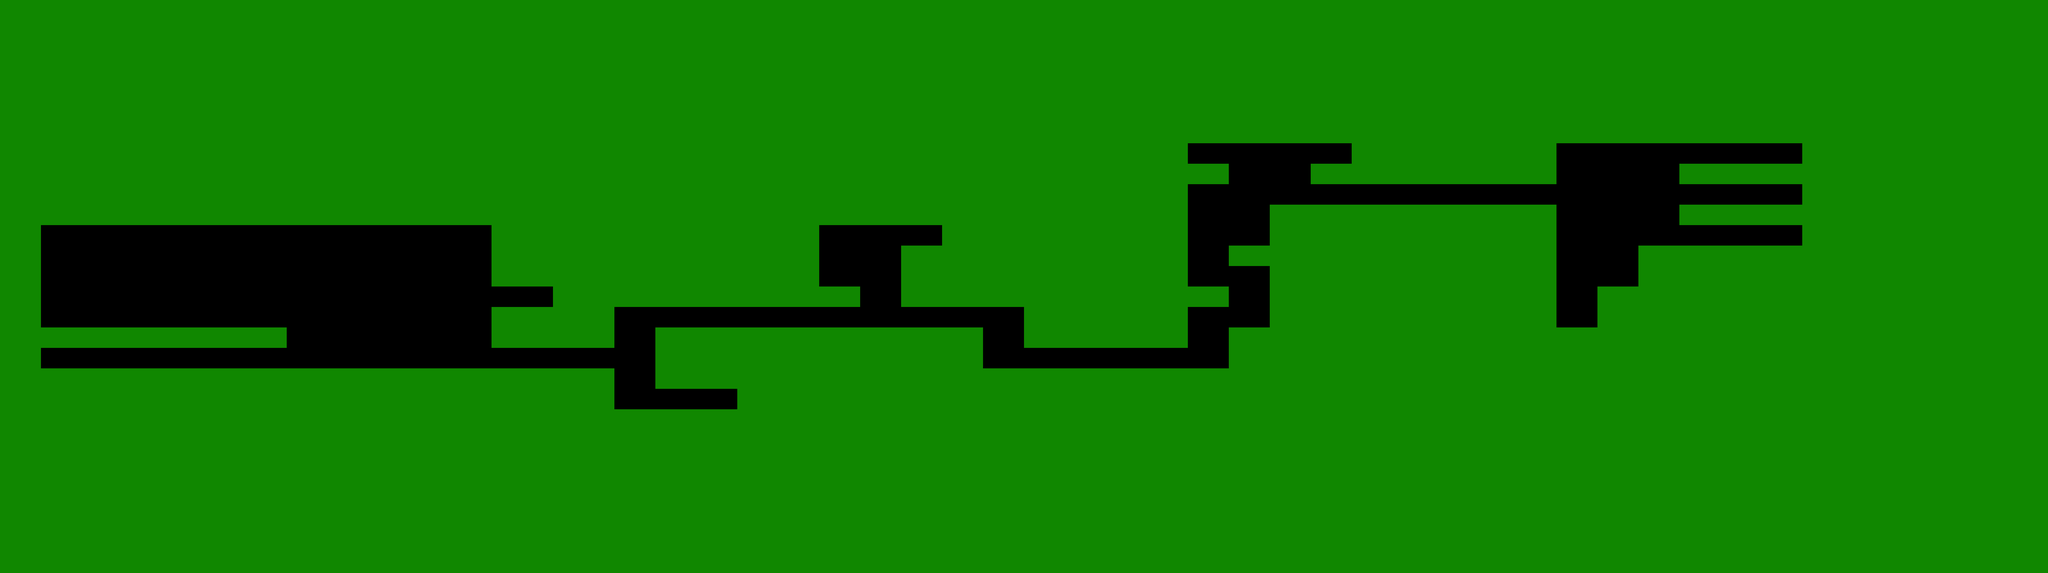

Tiled map render using the project's own tile images. Description and the map definition, with tile-layer contents summarised, below:
An orthogonal 100x28 tile map with 85x85 px tiles, 1 tile layer (Path).

<map version="1.0" orientation="orthogonal" renderorder="right-down" width="100" height="28" tilewidth="85" tileheight="85" nextobjectid="1">
 <tileset firstgid="1" name="Walkable_Id" tilewidth="85" tileheight="85" tilecount="2" columns="2">
  <image source="Walkable_Id.png" width="170" height="85" />
 </tileset>
 <layer name="Path" width="100" height="28">
  <properties>
   <property name="Navigation" value="1" />
  </properties>
  <data>[2800 cells, 2475 non-empty, 1 distinct tile ids]</data>
 </layer>
</map>
